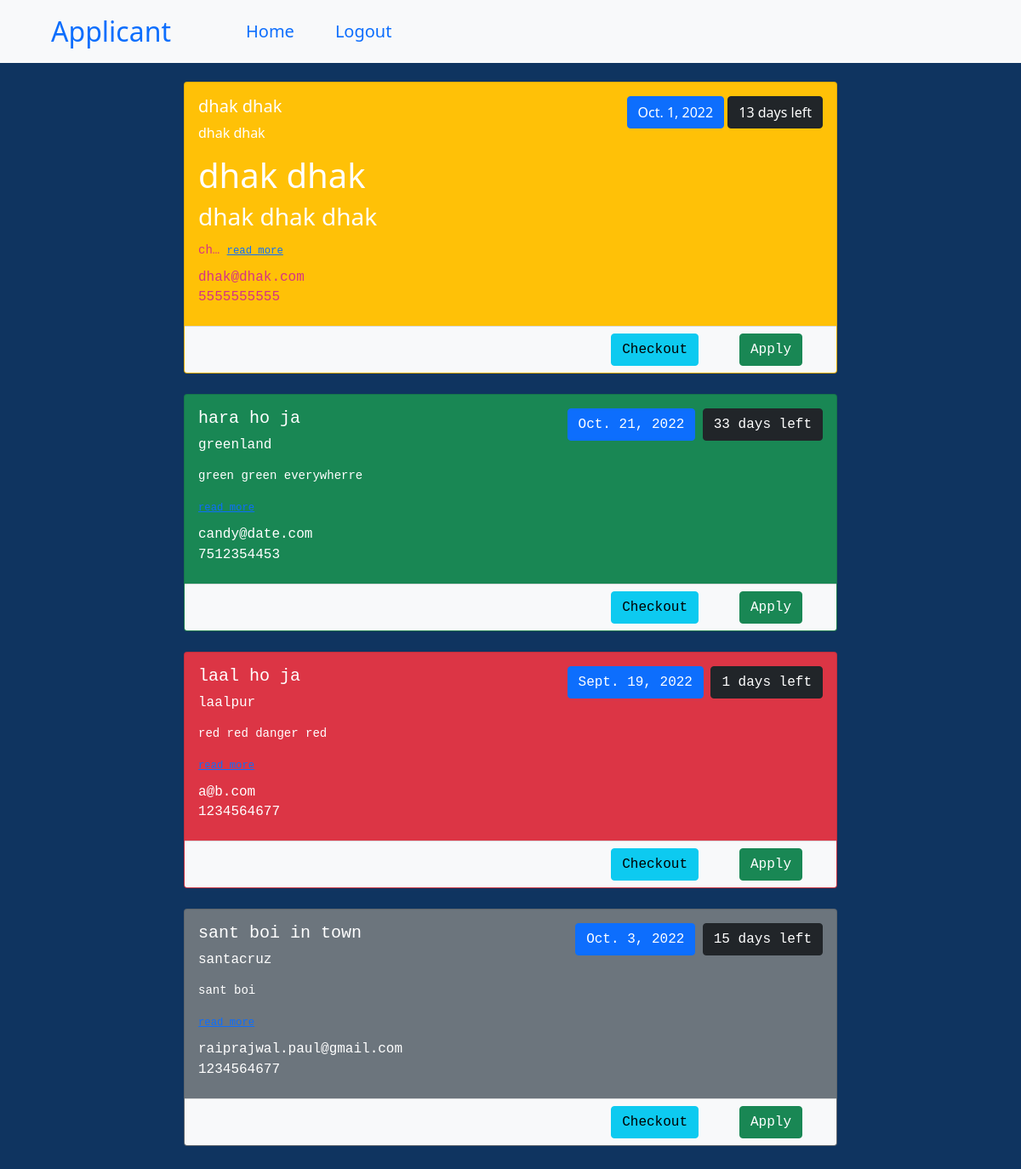
The app's page /dashboard/13 (signed in) with its own data.
### board/models.py (models this page shows)
class Job(models.Model):
    title = models.CharField(max_length=250)
    description = models.TextField(max_length=500)
    location = models.CharField(max_length=250)
    deadline = models.DateField()
    mobile = models.CharField(max_length=10)
    email = models.EmailField()
    is_archieved = models.BooleanField(default=False)
    people = models.ManyToManyField(get_user_model())
    @property
    def days_left(self):
        return self.deadline - date.today()
    @property
    def bg_class(self):
        if self.days_left > timedelta(days=21):
            return "success"
        elif self.days_left < timedelta(days=3):
            return "danger"
        elif self.days_left < timedelta(days=14):
            return "warning"
        else:
            return "secondary"

### board/views.py (the view)
# urls.py: path('dashboard/<int:id>', views.dashboard, name='dashboard'),
def dashboard(req, id):
    if id==1:
        user_group = Group.objects.get(name = 'Terraformers')
        category = 'Terraformer'
    else:
        user_group = Group.objects.get(name = 'Applicants')
        category = 'Applicant'
    if req.user.is_authenticated and user_group == req.user.groups.all()[0]:
        jobs = Job.objects.all()
        return render(req, "dashboard.html", {'category': category, 'group': id, 'jobs': jobs})
    else:
        messages.warning(req, "You are not authorized to access this group.")
        return HttpResponseRedirect('/')

### board/templatetags/jobextra.py (called while the page is built)
@register.filter
def convert_markdown(value):
    return markdown.markdown(value)

### board/templates/dashboard.html (shortened to what this page needs)
{% extends 'base.html' %}
{% load static %}
{% load jobextra %}
{% block content %}
<div>
  <nav class="fixed-top navbar navbar-expand-lg bg-light px-5 py-2">
    <div class="container-fluid">
      <a class="navbar-brand fs-2" href="{% url 'home' %}">{{category}}</a>
      <div class="collapse navbar-collapse mx-5 fs-5" id="navbarNavAltMarkup">
        <div class="navbar-nav">
          <a class="mx-3 nav-link" aria-current="page" href="{%url 'home' %}">Home</a>
          <a class="mx-3 nav-link" href="{%url 'logout' %}">Logout</a>
        </div>
      </div>
    </div>
  </nav>
  <div class = "mt-5">
  <div class = "my-5">
    {% for job in jobs %}
    {% if not job.is_archieved %}
    <div class="card my-4 bg-{{job.bg_class}} text-white" style="width: 48rem;">
      <div class="card-body">
        <div class="d-flex justify-content-between">
          <div><h5 class="card-title">{{job.title}}</h5></div>
          <div>
            <button type="button" class="btn btn-primary">{{job.deadline}}</button>
            <button type="button" class="btn btn-dark">{{job.days_left.days}} days left</button>
          </div>
        </div>
        <h6 class="card-subtitle mb-2">{{job.location}}</h6>
        <p class="card-text">{{job.description|convert_markdown|safe|truncatechars:55}}
          <small>
            {% if category == "Applicant" %}
              <a href="{% url 'checkout_job' group job.id %}">read more</a>
            {% else %}
              <a href="{% url 'candidates' group job.id %}">read more</a>
            {% endif %}
          </small>
        </p>
        <h6 class="card-subtitle mb-2">{{job.email}}</h6>
        <h6 class="card-subtitle mb-2">{{job.mobile}}</h6>
      </div>
      <div class="card-footer d-flex justify-content-end bg-light">
          {% if category == "Applicant" %}
            <a href="{% url 'checkout_job' group job.id %}" class="btn btn-info mx-4">Checkout</a>
            <a href="{% url 'apply_job' group job.id %}" class="btn btn-success mx-4">Apply</a>
          {% endif %}
      </div>
    </div>
    {% endif %}
    {% endfor %}
  </div>
  </div>
</div>
{% endblock content %}

### board/templates/base.html (shortened to what this page needs)
<!DOCTYPE html>
{% load static %}
<html lang="en">
<head>
    <link rel="stylesheet" href=" {% static 'css/bootstrap.css' %} ">
    <link rel="stylesheet" href=" {% static 'css/core.css' %} " >
</head>
<body class="main_bg">
    <div class="container mt-5 main_bg">
        {% block content %}{% endblock content %}
    </div>
</body>
</html>

### board/static/css/core.css (style rules this page uses)
.main_bg { background: #0F3460; display: flex; justify-content: center; align-items: center; }

### records on screen
Job: title "dhak dhak", deadline "Oct. 1, 2022", days_left.days "13", location "dhak dhak", description|convert_markdown "dhak dhak dhak dhak dhak ch…", shows "read more", email "dhak@dhak.com", mobile "5555555555"
Job: title "hara ho ja", deadline "Oct. 21, 2022", days_left.days "33", location "greenland", description|convert_markdown "green green everywherre", email "candy@date.com", mobile "7512354453"
Job: title "laal ho ja", deadline "Sept. 19, 2022", days_left.days "1", location "laalpur", description|convert_markdown "red red danger red", email "a@b.com", mobile "1234564677"
Job: title "sant boi in town", deadline "Oct. 3, 2022", days_left.days "15", location "santacruz", description|convert_markdown "sant boi", email "raiprajwal.paul@gmail.com", mobile "1234564677"

### other values on screen
{{ category }} "Applicant"
